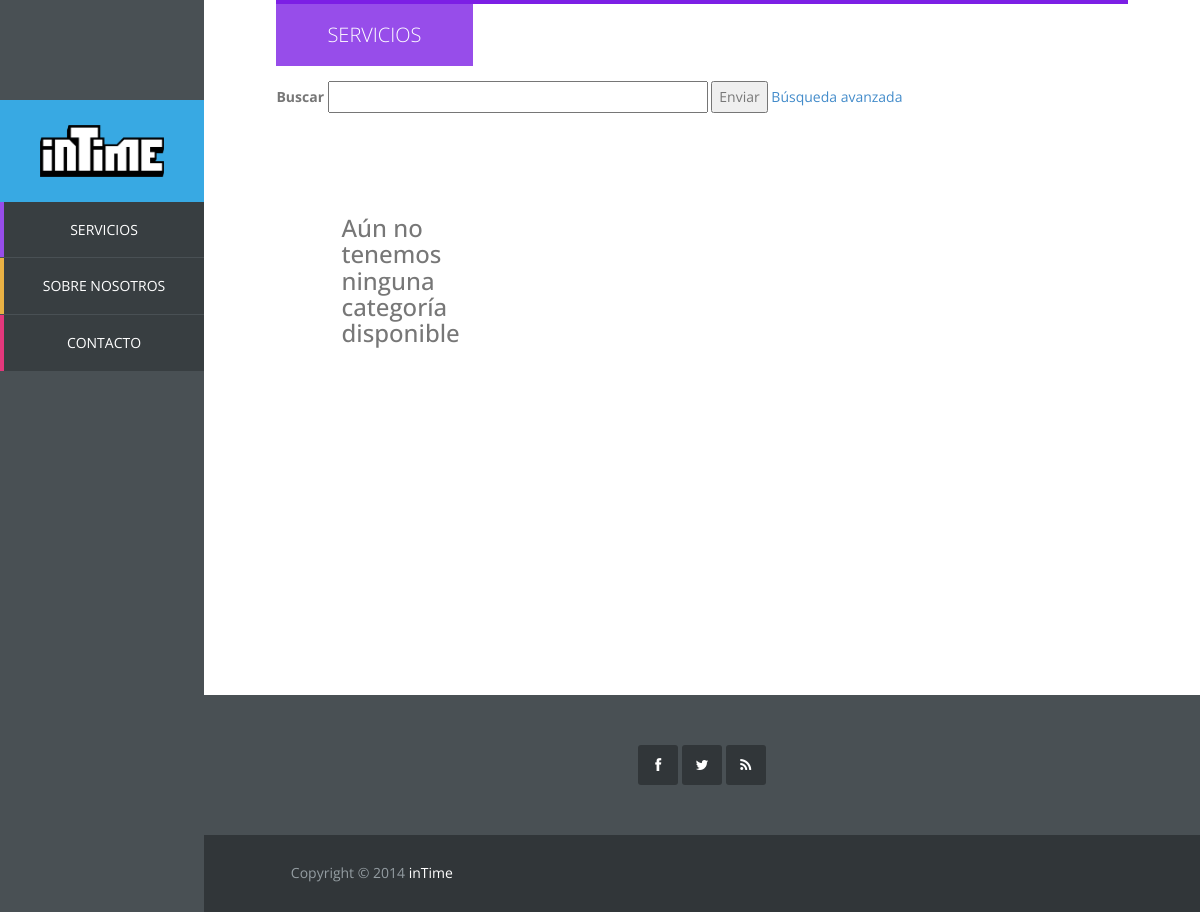
The page /vista/mostrar_servicios.php on the database as committed earlier.
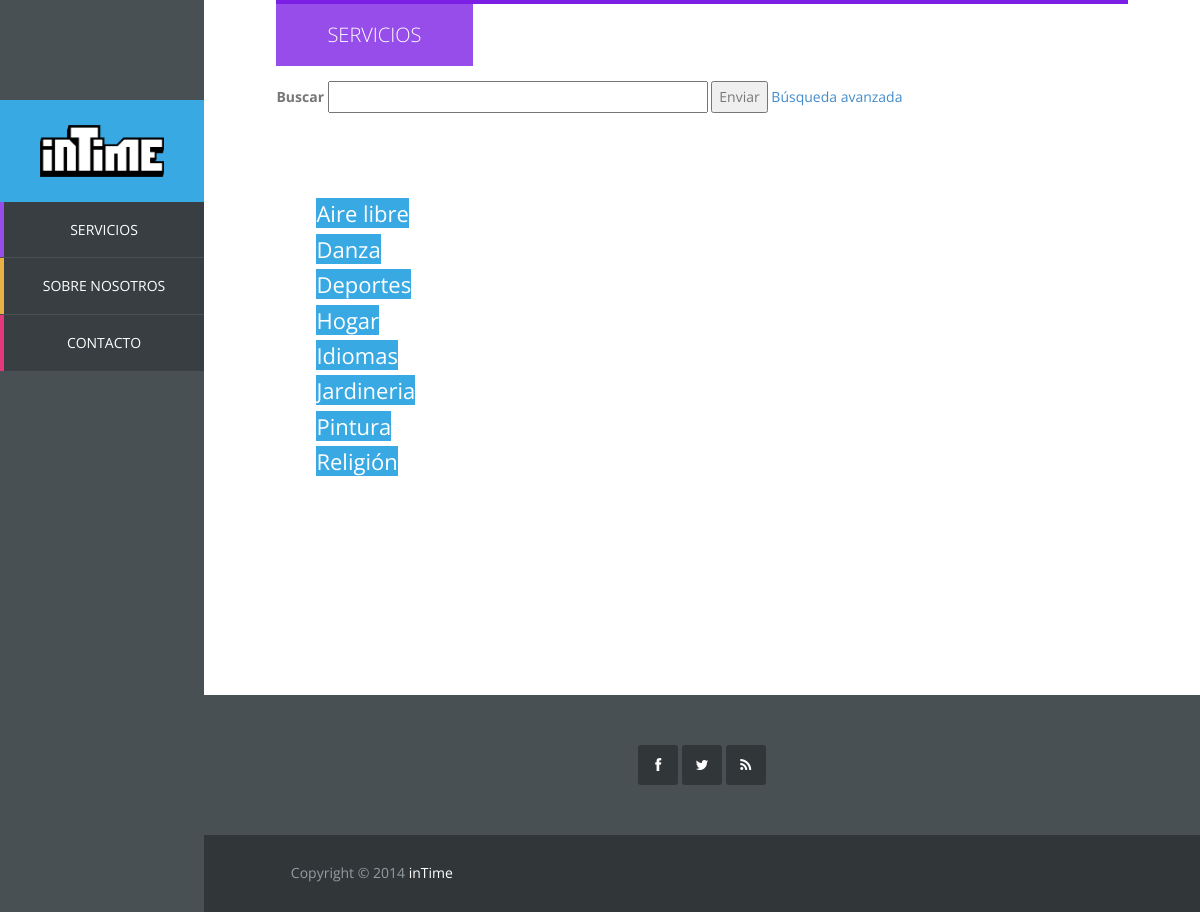
The same page on the database as committed later.
### tables this page shows
CREATE TABLE IF NOT EXISTS `categoria` (
  `id_categoria` int(11) NOT NULL AUTO_INCREMENT,
  `categoria` varchar(20) NOT NULL,
  PRIMARY KEY (`id_categoria`),
  UNIQUE KEY `categoria` (`categoria`)
);

### controlador/op_base_datos.php (called while the page is built, shortened)
<?php
class Mysql{
	protected $host="localhost";
	protected $user="root";
    protected $clave="";
	protected function conectar(){
        $this->conexion=mysqli_connect($this->host,$this->user,$this->clave);
    }
}

### controlador/op_base_datos_servicio.php (called while the page is built, shortened)
<?php
require_once '../controlador/op_base_datos.php';
class MysqlServicio extends Mysql {
	public function conseguirTodasLasCategorias() {
		$pst = $this->conexion->prepare("select * from categoria order by categoria");
		$pst->execute();
		$pst->bind_result($id, $categoria);
		$resultado = NULL;
		while ($pst->fetch()) {
			$resultado[] = array('id_categoria'=>$id, 'categoria'=>$categoria);
		}
		return $resultado;
	}
}

### vista/mostrar_servicios.php (the view, shortened to what this page needs)
<!DOCTYPE html>
<html lang="es">
	<?php include "head.php"?>
	<?php
	require_once '../controlador/op_base_datos_servicio.php';
	$BDD = new MysqlServicio();
	$resultadoCategorias = $BDD -> conseguirTodasLasCategorias();
	?>
	<body>
		<?php include "sidebar.php"
		?>
		<div id="main-content">
			<div id="templatemo">
				<div id="services" class="section-content">
					<div class="row">
						<div class="col-md-12">
							<div class="section-title">
								<h2>Servicios</h2>
								<div class="buscador">
									<form method="post" action="busqueda.php" accept-charset="utf-8">
										<label>Buscar</label>
										<input type="text" size="50">
										<button type="submit" name="submit" value="Enviar">
											Enviar
										</button>
										<a href="">Búsqueda avanzada</a>
									</form>
								</div>
							</div>
							<div class="cuerpo" id="servicios">
								<ul class = "lista-categorias">
									<?php
										if(isset($resultadoCategorias)){
											foreach($resultadoCategorias as $row){
									?>
											<li id="elem-categoria">
												<a href="#" onclick="mostrarServicios(<?php echo "'".$row['id_categoria']."'"?>)"><?php echo $row['categoria'] ?></a>
											</li>
									<?php
											}
										}else{
											echo "<h3>Aún no tenemos ninguna categoría disponible<h3>";
										}
									?>
								</ul>
							</div>
						</div>
					</div>
				</div>
				<?php include 'footer.php'
				?>
			</div>
		</div>
	</body>
</html>

Rows that differ between the two databases and show on the page:
added categoria: categoria "Aire libre"
added categoria: categoria "Danza"
added categoria: categoria "Deportes"
added categoria: categoria "Hogar"
added categoria: categoria "Idiomas"
added categoria: categoria "Jardineria"
added categoria: categoria "Pintura"
added categoria: categoria "Religión"
Other text that changed with them:
text no longer shown: "Aún no tenemos ninguna categoría disponible"
